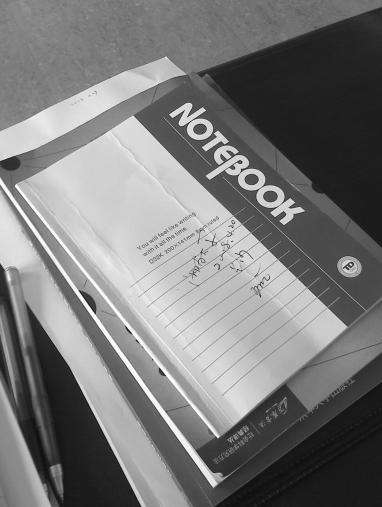
#> input picture sift_1/SIFTimg/01.jpeg, 382 x 507 px
$ python api.py
#> lines starting #> are read from the running program, lines starting #| are printed output that depends on the picture; after the words box and inside, x2 and y2 are one past the last pixel; in counts of white or black regions, pixels touching at a corner belong together
# -*- coding: UTF-8 -*-
"""
    @Author : Frank.Ren
    @Project : visual_computing
    @Product : PyCharm
    @createTime : 2023/9/12 16:15
    @Email : sc19lr@leeds.ac.uk
    @github : https://github.com/frankRenlf
    @Description :
"""
import numpy as np
import cv2 as cv
from matplotlib import pyplot as plt


# [10 lines left out: function sift1, not called in this run]


def sift3():
    img = cv.imread('./SIFTimg/01.jpeg')
#> img is the input picture: shape (507, 382, 3); min 0, max 255, mean 121.8
    gray = cv.cvtColor(img, cv.COLOR_BGR2GRAY)

    sift = cv.SIFT_create()
    kp = sift.detect(gray, None)
#> kp = 340 keypoints; strongest (x, y, size): (240, 162, 3), (232, 167, 3.3), (290, 207, 1.9), (200, 129, 6.6)

    img = cv.drawKeypoints(gray, kp, img)
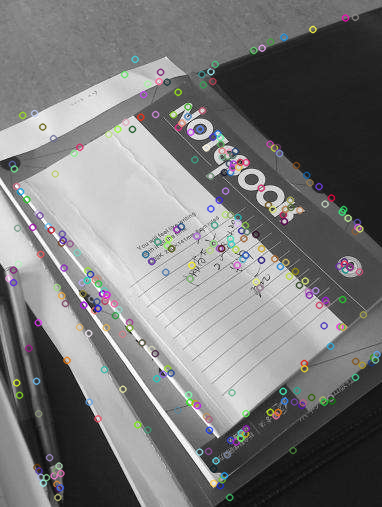
#> img: shape (507, 382, 3); 6.85% of pixels changed, all inside (x1, y1, x2, y2) = (4, 13, 382, 502)

    cv.imwrite('./SIFTimg/sift_keypoints1.jpg', img)


# [36 lines left out: function sift2, not called in this run]


if __name__ == "__main__":
    sift3()

$ run again, with sift_1/SIFTimg/3.jpeg copied over sift_1/SIFTimg/01.jpeg
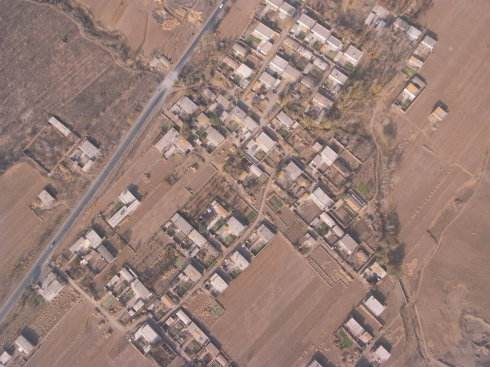
#> input picture sift_1/SIFTimg/3.jpeg, 490 x 367 px
#> in sift3, img is the input picture: shape (367, 490, 3); mean B, G, R 118.6, 126.3, 152.3
#> in sift3, `gray = cv.cvtColor(img, cv.COLOR_BGR2GRAY)`:
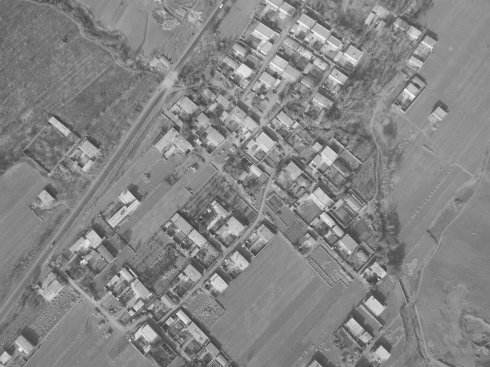
#> gray: shape (367, 490); min 44, max 251, mean 133.2
#> kp = 2188 keypoints; strongest (x, y, size): (209, 211, 2.1), (243, 71, 8.5), (148, 334, 9.9), (275, 75, 4.5)
#> in sift3, `img = cv.drawKeypoints(gray, kp, img)`:
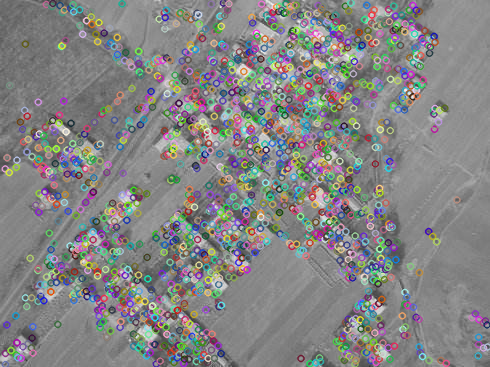
#> img: shape (367, 490, 3); mean B, G, R 132.1, 132.2, 132.3

$ run again, with sift_1/SIFTimg/4.jpeg copied over sift_1/SIFTimg/01.jpeg
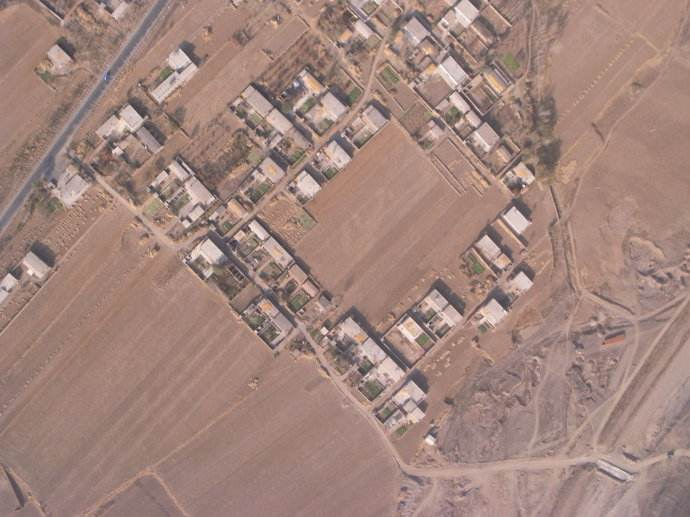
#> input picture sift_1/SIFTimg/4.jpeg, 690 x 517 px
#> in sift3, img is the input picture: shape (517, 690, 3); mean B, G, R 124.9, 133.2, 161.6
#> in sift3, `gray = cv.cvtColor(img, cv.COLOR_BGR2GRAY)`:
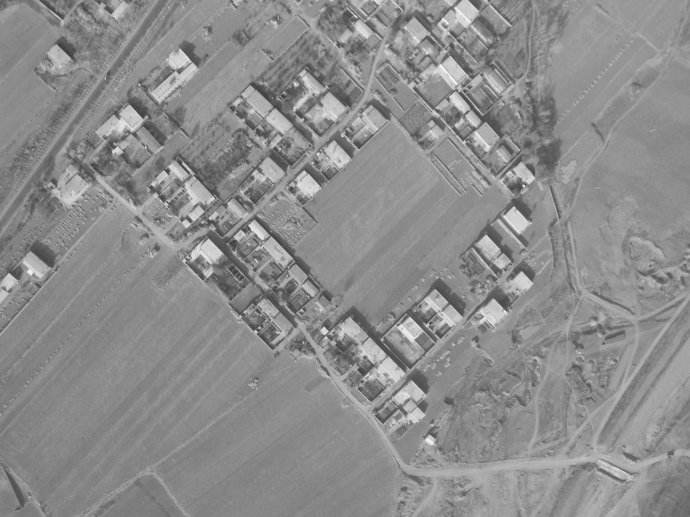
#> gray: shape (517, 690); min 51, max 251, mean 140.7
#> kp = 2924 keypoints; strongest (x, y, size): (324, 331, 4.3), (168, 171, 3.1), (296, 84, 3.2), (430, 440, 5.6)
#> in sift3, `img = cv.drawKeypoints(gray, kp, img)`:
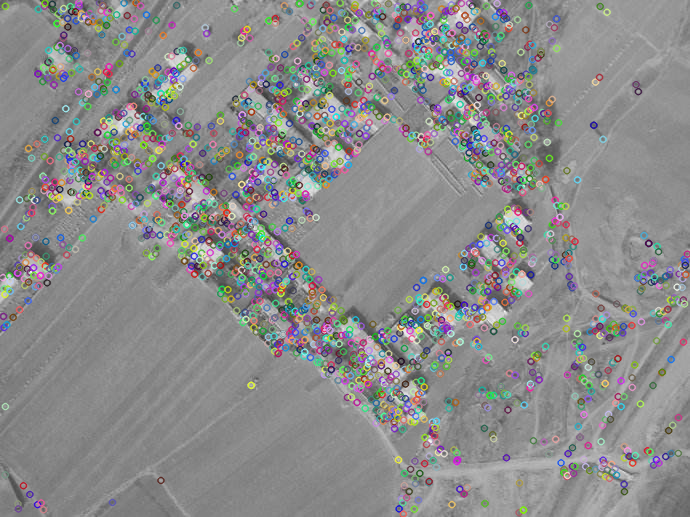
#> img: shape (517, 690, 3); mean B, G, R 139.2, 139.2, 139.2
